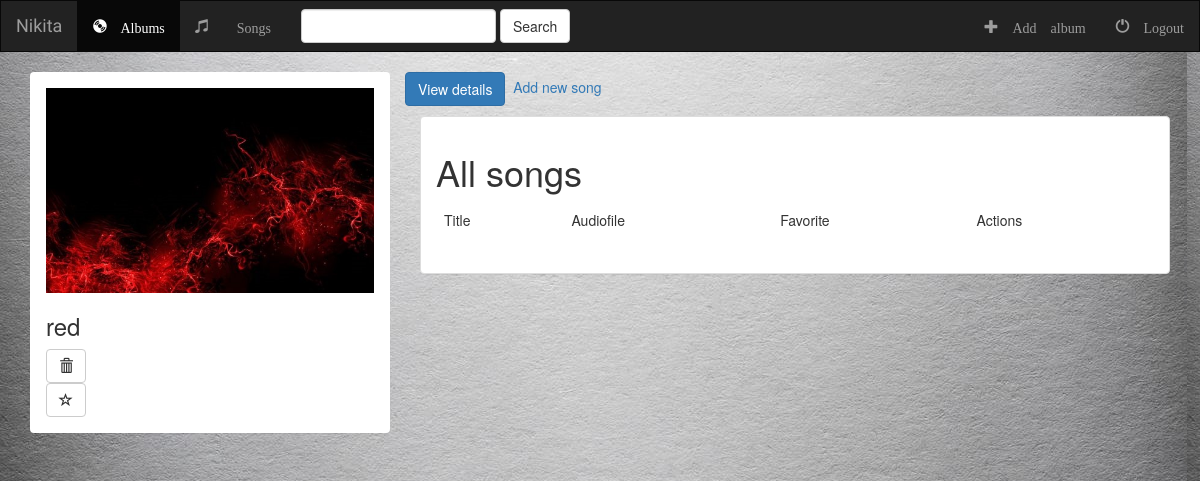
Page /music/10/ on the committed database.
### music/models.py (models this page shows, shortened)
class Album(models.Model):
	artist = models.CharField(max_length = 255)
	album_title = models.CharField(max_length = 500)
	genre = models.CharField(max_length = 100)
	album_logo = models.FileField()  #max_length = 1000

### music/views.py (the view)
# urls.py: url(r'^(?P<pk>[0-9]+)/$', views.DetailView.as_view(), name = 'details'),
class DetailView(generic.DetailView):
	template_name = 'music/details.html'
	model = Album

### music/templates/music/details.html (shortened to what this page needs)
{% extends 'music/base.html' %}
{% block body %}
      <div class='container'>
        <div class='row'>
          <div class='col-md-4'>
            <div class='panel'>
              <div class='panel-body' class='panel-default'>
                <img src='{{ album.album_logo.url }}' class='img-responsive'>
                <h3>{{ album.album_title }}</h3>
                <form action="{% url 'music:album-delete' album.id %}" method="post">
                  <button type="submit" class="btn btn-default"><span class='glyphicon glyphicon-trash' aria-hidden='true'></span></button>
                </form>
                  <button type="button" class="btn btn-default"><span class='glyphicon  glyphicon-star-empty' aria-hidden='true'></span></button>
              </div>
            </div>
          </div>
          <p><button type="button" class="btn btn-primary">View details</button>
          <a href='#'> &nbsp;Add new song</a>
          <div class='col-md-8'>
            <div class='panel panel-default'>
              <div class='panel-body' class='panel-default'>
                <h1> All songs </h1>
                <table class='table'>
                  <thead>
                    <tr>
                      <td>Title</td>
                      <td>Audiofile</td>
                      <td>Favorite</td>
                      <td>Actions</td>
                    </tr>
                  </thead>
                </table>
              </div>
            </div>
          </div></p>
        </div>
      </div>
{% endblock %}

### music/static/music/css/style.css (style rules this page uses)
body { background: white url('../images/background.jpg'); }

### rows in the picture
Album: album_logo (picture), album_title "red"
